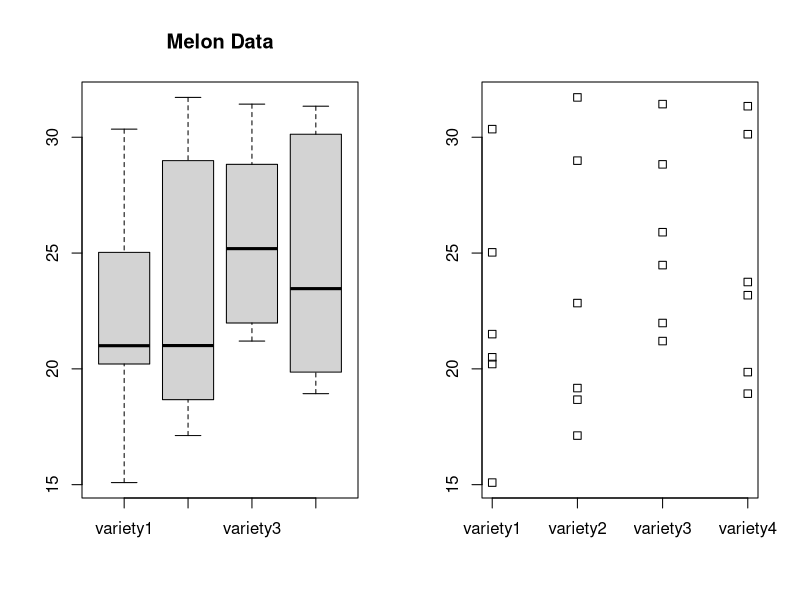

This chart was generated by the following R code:
# randomization in R

I = 4 ; N=5
rep(1:I,N)
sample(rep(1:I,N))
# 4 1 2 2 3 3 2 4 2 4 3 1 3 1 3 4 1 2 4 1

data <- read.table("datas/melon.txt",header = TRUE)
data

par(mfrow=c(1,2)) ; boxplot(data,main="Melon Data") ; stripchart(data,vertical = TRUE)

# create a data frame with a numeric column of responses and second factor column of the corresponding factor levels
# make sure that 2nd column is a factor
dataframe.melon <- data.frame(yields=as.vector(as.matrix(data)), variety=factor(rep(1:4,each=6)))
dataframe.melon[1:5,]
dataframe.melon

is.factor(dataframe.melon$variety) ; is.numeric(dataframe.melon$variety)

data.anova <- lm(yields~variety,data = dataframe.melon)
anova(data.anova)

# Analysis of Variance Table

# Response: yields
# Df Sum Sq Mean Sq F value Pr(>F)
# variety    3  43.55  14.516  0.5543 0.6512
# Residuals 20 523.73  26.186

